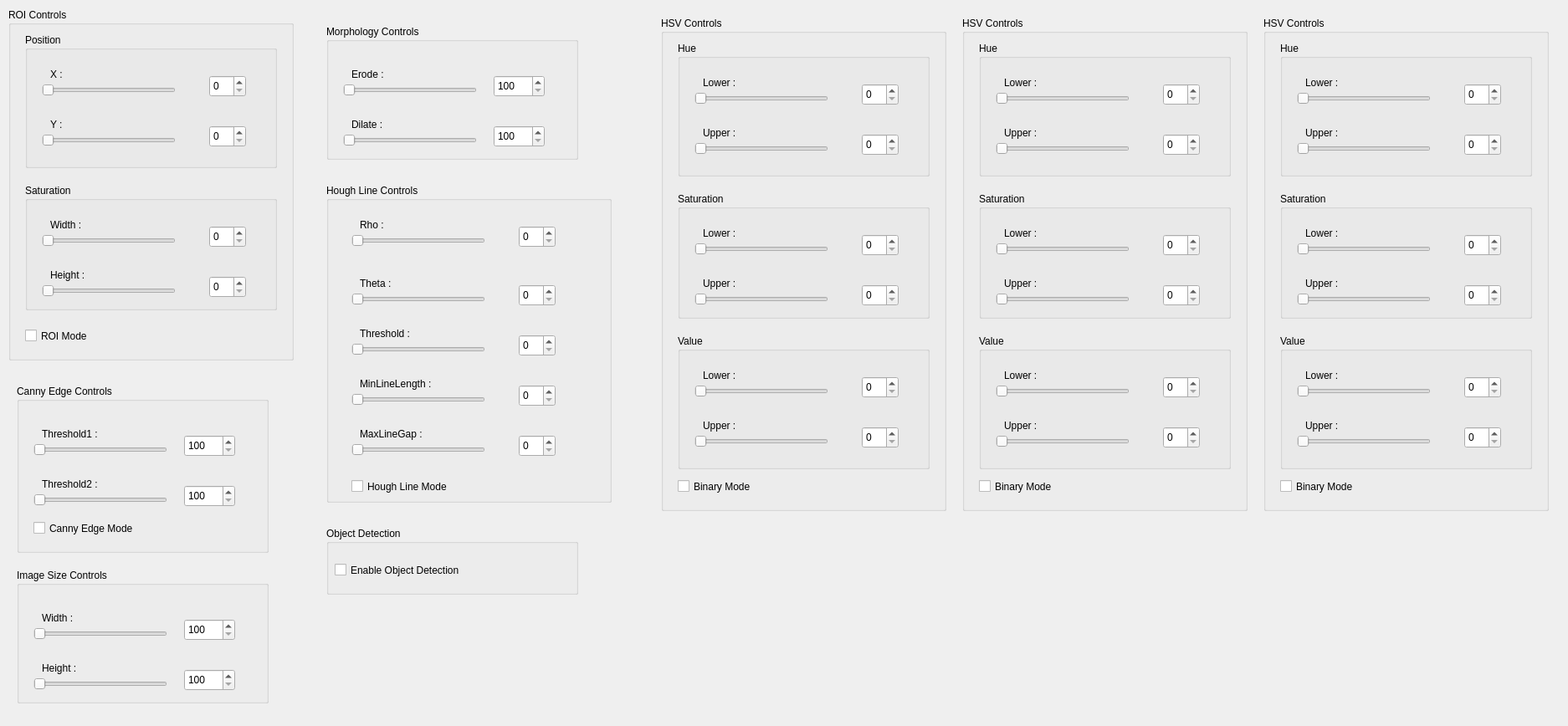
<?xml version="1.0" encoding="UTF-8"?>
<ui version="4.0">
 <class>ParameterControllerDesign</class>
 <widget class="QMainWindow" name="ParameterControllerDesign">
  <property name="geometry">
   <rect>
    <x>0</x>
    <y>0</y>
    <width>1874</width>
    <height>868</height>
   </rect>
  </property>
  <property name="sizePolicy">
   <sizepolicy hsizetype="Expanding" vsizetype="Expanding">
    <horstretch>0</horstretch>
    <verstretch>0</verstretch>
   </sizepolicy>
  </property>
  <property name="minimumSize">
   <size>
    <width>640</width>
    <height>480</height>
   </size>
  </property>
  <property name="windowTitle">
   <string>ROS2 Camera Viewer</string>
  </property>
  <property name="windowIcon">
   <iconset resource="../resources/images.qrc">
    <normaloff>:/images/icon.png</normaloff>:/images/icon.png</iconset>
  </property>
  <property name="locale">
   <locale language="English" country="Australia"/>
  </property>
  <widget class="QWidget" name="centralwidget">
   <widget class="QGroupBox" name="groupBox_HSV">
    <property name="geometry">
     <rect>
      <x>790</x>
      <y>20</y>
      <width>341</width>
      <height>591</height>
     </rect>
    </property>
    <property name="title">
     <string>HSV Controls</string>
    </property>
    <widget class="QGroupBox" name="groupBox_H">
     <property name="geometry">
      <rect>
       <x>20</x>
       <y>30</y>
       <width>301</width>
       <height>161</height>
      </rect>
     </property>
     <property name="title">
      <string>Hue</string>
     </property>
     <widget class="QLabel" name="label_3">
      <property name="geometry">
       <rect>
        <x>30</x>
        <y>100</y>
        <width>67</width>
        <height>17</height>
       </rect>
      </property>
      <property name="text">
       <string>Upper :</string>
      </property>
     </widget>
     <widget class="QSpinBox" name="spinBox_H_upper">
      <property name="geometry">
       <rect>
        <x>220</x>
        <y>110</y>
        <width>44</width>
        <height>26</height>
       </rect>
      </property>
      <property name="maximum">
       <number>179</number>
      </property>
     </widget>
     <widget class="QSlider" name="horizontalSlider_H_lower">
      <property name="geometry">
       <rect>
        <x>20</x>
        <y>60</y>
        <width>160</width>
        <height>16</height>
       </rect>
      </property>
      <property name="maximum">
       <number>179</number>
      </property>
      <property name="orientation">
       <enum>Qt::Horizontal</enum>
      </property>
     </widget>
     <widget class="QSpinBox" name="spinBox_H_lower">
      <property name="geometry">
       <rect>
        <x>220</x>
        <y>50</y>
        <width>44</width>
        <height>26</height>
       </rect>
      </property>
      <property name="maximum">
       <number>179</number>
      </property>
     </widget>
     <widget class="QSlider" name="horizontalSlider_H_upper">
      <property name="geometry">
       <rect>
        <x>20</x>
        <y>120</y>
        <width>160</width>
        <height>16</height>
       </rect>
      </property>
      <property name="maximum">
       <number>179</number>
      </property>
      <property name="orientation">
       <enum>Qt::Horizontal</enum>
      </property>
     </widget>
     <widget class="QLabel" name="label_2">
      <property name="geometry">
       <rect>
        <x>30</x>
        <y>40</y>
        <width>67</width>
        <height>17</height>
       </rect>
      </property>
      <property name="text">
       <string>Lower :</string>
      </property>
     </widget>
    </widget>
    <widget class="QGroupBox" name="groupBox_S">
     <property name="geometry">
      <rect>
       <x>20</x>
       <y>210</y>
       <width>301</width>
       <height>151</height>
      </rect>
     </property>
     <property name="title">
      <string>Saturation</string>
     </property>
     <widget class="QLabel" name="label_4">
      <property name="geometry">
       <rect>
        <x>30</x>
        <y>100</y>
        <width>67</width>
        <height>17</height>
       </rect>
      </property>
      <property name="text">
       <string>Upper :</string>
      </property>
     </widget>
     <widget class="QSpinBox" name="spinBox_S_upper">
      <property name="geometry">
       <rect>
        <x>220</x>
        <y>110</y>
        <width>44</width>
        <height>26</height>
       </rect>
      </property>
      <property name="maximum">
       <number>255</number>
      </property>
     </widget>
     <widget class="QSlider" name="horizontalSlider_S_lower">
      <property name="geometry">
       <rect>
        <x>20</x>
        <y>60</y>
        <width>160</width>
        <height>16</height>
       </rect>
      </property>
      <property name="maximum">
       <number>225</number>
      </property>
      <property name="orientation">
       <enum>Qt::Horizontal</enum>
      </property>
     </widget>
     <widget class="QSpinBox" name="spinBox_S_lower">
      <property name="geometry">
       <rect>
        <x>220</x>
        <y>50</y>
        <width>44</width>
        <height>26</height>
       </rect>
      </property>
      <property name="maximum">
       <number>255</number>
      </property>
     </widget>
     <widget class="QSlider" name="horizontalSlider_S_upper">
      <property name="geometry">
       <rect>
        <x>20</x>
        <y>120</y>
        <width>160</width>
        <height>16</height>
       </rect>
      </property>
      <property name="maximum">
       <number>255</number>
      </property>
      <property name="orientation">
       <enum>Qt::Horizontal</enum>
      </property>
     </widget>
     <widget class="QLabel" name="label_5">
      <property name="geometry">
       <rect>
        <x>30</x>
        <y>40</y>
        <width>67</width>
        <height>17</height>
       </rect>
      </property>
      <property name="text">
       <string>Lower :</string>
      </property>
     </widget>
    </widget>
    <widget class="QGroupBox" name="groupBox_V">
     <property name="geometry">
      <rect>
       <x>20</x>
       <y>380</y>
       <width>301</width>
       <height>161</height>
      </rect>
     </property>
     <property name="title">
      <string>Value</string>
     </property>
     <widget class="QLabel" name="label_6">
      <property name="geometry">
       <rect>
        <x>30</x>
        <y>100</y>
        <width>67</width>
        <height>17</height>
       </rect>
      </property>
      <property name="text">
       <string>Upper :</string>
      </property>
     </widget>
     <widget class="QSpinBox" name="spinBox_V_upper">
      <property name="geometry">
       <rect>
        <x>220</x>
        <y>110</y>
        <width>44</width>
        <height>26</height>
       </rect>
      </property>
      <property name="maximum">
       <number>255</number>
      </property>
     </widget>
     <widget class="QSlider" name="horizontalSlider_V_lower">
      <property name="geometry">
       <rect>
        <x>20</x>
        <y>60</y>
        <width>160</width>
        <height>16</height>
       </rect>
      </property>
      <property name="maximum">
       <number>255</number>
      </property>
      <property name="orientation">
       <enum>Qt::Horizontal</enum>
      </property>
     </widget>
     <widget class="QSpinBox" name="spinBox_V_lower">
      <property name="geometry">
       <rect>
        <x>220</x>
        <y>50</y>
        <width>44</width>
        <height>26</height>
       </rect>
      </property>
      <property name="maximum">
       <number>255</number>
      </property>
     </widget>
     <widget class="QSlider" name="horizontalSlider_V_upper">
      <property name="geometry">
       <rect>
        <x>20</x>
        <y>120</y>
        <width>160</width>
        <height>16</height>
       </rect>
      </property>
      <property name="maximum">
       <number>255</number>
      </property>
      <property name="orientation">
       <enum>Qt::Horizontal</enum>
      </property>
     </widget>
     <widget class="QLabel" name="label_7">
      <property name="geometry">
       <rect>
        <x>30</x>
        <y>40</y>
        <width>67</width>
        <height>17</height>
       </rect>
      </property>
      <property name="text">
       <string>Lower :</string>
      </property>
     </widget>
    </widget>
    <widget class="QCheckBox" name="checkBox_hsv_enable">
     <property name="geometry">
      <rect>
       <x>20</x>
       <y>550</y>
       <width>111</width>
       <height>23</height>
      </rect>
     </property>
     <property name="text">
      <string>Binary Mode</string>
     </property>
    </widget>
   </widget>
   <widget class="QGroupBox" name="groupBox_ImageSize">
    <property name="geometry">
     <rect>
      <x>20</x>
      <y>680</y>
      <width>301</width>
      <height>161</height>
     </rect>
    </property>
    <property name="title">
     <string>Image Size Controls</string>
    </property>
    <widget class="QSlider" name="horizontalSlider_width">
     <property name="geometry">
      <rect>
       <x>20</x>
       <y>70</y>
       <width>160</width>
       <height>16</height>
      </rect>
     </property>
     <property name="minimum">
      <number>100</number>
     </property>
     <property name="maximum">
      <number>1920</number>
     </property>
     <property name="orientation">
      <enum>Qt::Horizontal</enum>
     </property>
    </widget>
    <widget class="QSpinBox" name="spinBox_width">
     <property name="geometry">
      <rect>
       <x>200</x>
       <y>60</y>
       <width>61</width>
       <height>26</height>
      </rect>
     </property>
     <property name="minimum">
      <number>100</number>
     </property>
     <property name="maximum">
      <number>1920</number>
     </property>
    </widget>
    <widget class="QLabel" name="label_8">
     <property name="geometry">
      <rect>
       <x>30</x>
       <y>50</y>
       <width>67</width>
       <height>17</height>
      </rect>
     </property>
     <property name="text">
      <string>Width : </string>
     </property>
    </widget>
    <widget class="QLabel" name="label_9">
     <property name="geometry">
      <rect>
       <x>30</x>
       <y>110</y>
       <width>67</width>
       <height>17</height>
      </rect>
     </property>
     <property name="text">
      <string>Height : </string>
     </property>
    </widget>
    <widget class="QSlider" name="horizontalSlider_height">
     <property name="geometry">
      <rect>
       <x>20</x>
       <y>130</y>
       <width>160</width>
       <height>16</height>
      </rect>
     </property>
     <property name="minimum">
      <number>100</number>
     </property>
     <property name="maximum">
      <number>1080</number>
     </property>
     <property name="orientation">
      <enum>Qt::Horizontal</enum>
     </property>
    </widget>
    <widget class="QSpinBox" name="spinBox_height">
     <property name="geometry">
      <rect>
       <x>200</x>
       <y>120</y>
       <width>61</width>
       <height>26</height>
      </rect>
     </property>
     <property name="minimum">
      <number>100</number>
     </property>
     <property name="maximum">
      <number>1080</number>
     </property>
    </widget>
   </widget>
   <widget class="QGroupBox" name="groupBox_morphology">
    <property name="geometry">
     <rect>
      <x>390</x>
      <y>30</y>
      <width>301</width>
      <height>161</height>
     </rect>
    </property>
    <property name="title">
     <string>Morphology Controls</string>
    </property>
    <widget class="QSlider" name="horizontalSlider_erode">
     <property name="geometry">
      <rect>
       <x>20</x>
       <y>70</y>
       <width>160</width>
       <height>16</height>
      </rect>
     </property>
     <property name="minimum">
      <number>0</number>
     </property>
     <property name="maximum">
      <number>10</number>
     </property>
     <property name="orientation">
      <enum>Qt::Horizontal</enum>
     </property>
    </widget>
    <widget class="QSpinBox" name="spinBox_erode">
     <property name="geometry">
      <rect>
       <x>200</x>
       <y>60</y>
       <width>61</width>
       <height>26</height>
      </rect>
     </property>
     <property name="minimum">
      <number>100</number>
     </property>
     <property name="maximum">
      <number>1920</number>
     </property>
    </widget>
    <widget class="QLabel" name="label_10">
     <property name="geometry">
      <rect>
       <x>30</x>
       <y>50</y>
       <width>67</width>
       <height>17</height>
      </rect>
     </property>
     <property name="text">
      <string>Erode : </string>
     </property>
    </widget>
    <widget class="QLabel" name="label_11">
     <property name="geometry">
      <rect>
       <x>30</x>
       <y>110</y>
       <width>67</width>
       <height>17</height>
      </rect>
     </property>
     <property name="text">
      <string>Dilate : </string>
     </property>
    </widget>
    <widget class="QSlider" name="horizontalSlider_dilate">
     <property name="geometry">
      <rect>
       <x>20</x>
       <y>130</y>
       <width>160</width>
       <height>16</height>
      </rect>
     </property>
     <property name="minimum">
      <number>0</number>
     </property>
     <property name="maximum">
      <number>10</number>
     </property>
     <property name="orientation">
      <enum>Qt::Horizontal</enum>
     </property>
    </widget>
    <widget class="QSpinBox" name="spinBox_dilate">
     <property name="geometry">
      <rect>
       <x>200</x>
       <y>120</y>
       <width>61</width>
       <height>26</height>
      </rect>
     </property>
     <property name="minimum">
      <number>100</number>
     </property>
     <property name="maximum">
      <number>1080</number>
     </property>
    </widget>
   </widget>
   <widget class="QGroupBox" name="groupBox_canny">
    <property name="geometry">
     <rect>
      <x>20</x>
      <y>460</y>
      <width>301</width>
      <height>201</height>
     </rect>
    </property>
    <property name="title">
     <string>Canny Edge Controls</string>
    </property>
    <widget class="QSlider" name="horizontalSlider_canny1">
     <property name="geometry">
      <rect>
       <x>20</x>
       <y>70</y>
       <width>160</width>
       <height>16</height>
      </rect>
     </property>
     <property name="minimum">
      <number>0</number>
     </property>
     <property name="maximum">
      <number>255</number>
     </property>
     <property name="orientation">
      <enum>Qt::Horizontal</enum>
     </property>
    </widget>
    <widget class="QSpinBox" name="spinBox_canny1">
     <property name="geometry">
      <rect>
       <x>200</x>
       <y>60</y>
       <width>61</width>
       <height>26</height>
      </rect>
     </property>
     <property name="minimum">
      <number>100</number>
     </property>
     <property name="maximum">
      <number>1920</number>
     </property>
    </widget>
    <widget class="QLabel" name="label_12">
     <property name="geometry">
      <rect>
       <x>30</x>
       <y>50</y>
       <width>101</width>
       <height>17</height>
      </rect>
     </property>
     <property name="text">
      <string>Threshold1 : </string>
     </property>
    </widget>
    <widget class="QLabel" name="label_13">
     <property name="geometry">
      <rect>
       <x>30</x>
       <y>110</y>
       <width>91</width>
       <height>17</height>
      </rect>
     </property>
     <property name="text">
      <string>Threshold2 : </string>
     </property>
    </widget>
    <widget class="QSlider" name="horizontalSlider_canny2">
     <property name="geometry">
      <rect>
       <x>20</x>
       <y>130</y>
       <width>160</width>
       <height>16</height>
      </rect>
     </property>
     <property name="minimum">
      <number>0</number>
     </property>
     <property name="maximum">
      <number>255</number>
     </property>
     <property name="orientation">
      <enum>Qt::Horizontal</enum>
     </property>
    </widget>
    <widget class="QSpinBox" name="spinBox_canny2">
     <property name="geometry">
      <rect>
       <x>200</x>
       <y>120</y>
       <width>61</width>
       <height>26</height>
      </rect>
     </property>
     <property name="minimum">
      <number>100</number>
     </property>
     <property name="maximum">
      <number>1080</number>
     </property>
    </widget>
    <widget class="QCheckBox" name="checkBox_canny">
     <property name="geometry">
      <rect>
       <x>20</x>
       <y>160</y>
       <width>151</width>
       <height>23</height>
      </rect>
     </property>
     <property name="text">
      <string>Canny Edge Mode</string>
     </property>
    </widget>
   </widget>
   <widget class="QGroupBox" name="groupBox_roi">
    <property name="geometry">
     <rect>
      <x>10</x>
      <y>10</y>
      <width>341</width>
      <height>421</height>
     </rect>
    </property>
    <property name="title">
     <string>ROI Controls</string>
    </property>
    <widget class="QGroupBox" name="groupBox_H_2">
     <property name="geometry">
      <rect>
       <x>20</x>
       <y>30</y>
       <width>301</width>
       <height>161</height>
      </rect>
     </property>
     <property name="title">
      <string>Position</string>
     </property>
     <widget class="QLabel" name="label_14">
      <property name="geometry">
       <rect>
        <x>30</x>
        <y>100</y>
        <width>67</width>
        <height>17</height>
       </rect>
      </property>
      <property name="text">
       <string>Y :</string>
      </property>
     </widget>
     <widget class="QSpinBox" name="spinBox_roi_y">
      <property name="geometry">
       <rect>
        <x>220</x>
        <y>110</y>
        <width>44</width>
        <height>26</height>
       </rect>
      </property>
      <property name="maximum">
       <number>179</number>
      </property>
     </widget>
     <widget class="QSlider" name="horizontalSlider_roi_x">
      <property name="geometry">
       <rect>
        <x>20</x>
        <y>60</y>
        <width>160</width>
        <height>16</height>
       </rect>
      </property>
      <property name="maximum">
       <number>179</number>
      </property>
      <property name="orientation">
       <enum>Qt::Horizontal</enum>
      </property>
     </widget>
     <widget class="QSpinBox" name="spinBox_roi_x">
      <property name="geometry">
       <rect>
        <x>220</x>
        <y>50</y>
        <width>44</width>
        <height>26</height>
       </rect>
      </property>
      <property name="maximum">
       <number>179</number>
      </property>
     </widget>
     <widget class="QSlider" name="horizontalSlider_roi_y">
      <property name="geometry">
       <rect>
        <x>20</x>
        <y>120</y>
        <width>160</width>
        <height>16</height>
       </rect>
      </property>
      <property name="maximum">
       <number>179</number>
      </property>
      <property name="orientation">
       <enum>Qt::Horizontal</enum>
      </property>
     </widget>
     <widget class="QLabel" name="label_15">
      <property name="geometry">
       <rect>
        <x>30</x>
        <y>40</y>
        <width>67</width>
        <height>17</height>
       </rect>
      </property>
      <property name="text">
       <string>X :</string>
      </property>
     </widget>
    </widget>
    <widget class="QGroupBox" name="groupBox_S_2">
     <property name="geometry">
      <rect>
       <x>20</x>
       <y>210</y>
       <width>301</width>
       <height>151</height>
      </rect>
     </property>
     <property name="title">
      <string>Saturation</string>
     </property>
     <widget class="QLabel" name="label_16">
      <property name="geometry">
       <rect>
        <x>30</x>
        <y>100</y>
        <width>67</width>
        <height>17</height>
       </rect>
      </property>
      <property name="text">
       <string>Height :</string>
      </property>
     </widget>
     <widget class="QSpinBox" name="spinBox_roi_height">
      <property name="geometry">
       <rect>
        <x>220</x>
        <y>110</y>
        <width>44</width>
        <height>26</height>
       </rect>
      </property>
      <property name="maximum">
       <number>255</number>
      </property>
     </widget>
     <widget class="QSlider" name="horizontalSlider_roi_width">
      <property name="geometry">
       <rect>
        <x>20</x>
        <y>60</y>
        <width>160</width>
        <height>16</height>
       </rect>
      </property>
      <property name="maximum">
       <number>225</number>
      </property>
      <property name="orientation">
       <enum>Qt::Horizontal</enum>
      </property>
     </widget>
     <widget class="QSpinBox" name="spinBox_roi_width">
      <property name="geometry">
       <rect>
        <x>220</x>
        <y>50</y>
        <width>44</width>
        <height>26</height>
       </rect>
      </property>
      <property name="maximum">
       <number>255</number>
      </property>
     </widget>
     <widget class="QSlider" name="horizontalSlider_roi_height">
      <property name="geometry">
       <rect>
        <x>20</x>
        <y>120</y>
        <width>160</width>
        <height>16</height>
       </rect>
      </property>
      <property name="maximum">
       <number>255</number>
      </property>
      <property name="orientation">
       <enum>Qt::Horizontal</enum>
      </property>
     </widget>
     <widget class="QLabel" name="label_17">
      <property name="geometry">
       <rect>
        <x>30</x>
        <y>40</y>
        <width>67</width>
        <height>17</height>
       </rect>
      </property>
      <property name="text">
       <string>Width :</string>
      </property>
     </widget>
    </widget>
    <widget class="QCheckBox" name="checkBox_roi">
     <property name="geometry">
      <rect>
       <x>20</x>
       <y>380</y>
       <width>111</width>
       <height>23</height>
      </rect>
     </property>
     <property name="text">
      <string>ROI Mode</string>
     </property>
    </widget>
   </widget>
   <widget class="QGroupBox" name="groupBox_hough">
    <property name="geometry">
     <rect>
      <x>390</x>
      <y>220</y>
      <width>341</width>
      <height>381</height>
     </rect>
    </property>
    <property name="title">
     <string>Hough Line Controls</string>
    </property>
    <widget class="QCheckBox" name="checkBox_hough">
     <property name="geometry">
      <rect>
       <x>30</x>
       <y>350</y>
       <width>151</width>
       <height>23</height>
      </rect>
     </property>
     <property name="text">
      <string>Hough Line Mode</string>
     </property>
    </widget>
    <widget class="QLabel" name="label_18">
     <property name="geometry">
      <rect>
       <x>40</x>
       <y>40</y>
       <width>67</width>
       <height>17</height>
      </rect>
     </property>
     <property name="text">
      <string>Rho :</string>
     </property>
    </widget>
    <widget class="QSlider" name="horizontalSlider_hough_rho">
     <property name="geometry">
      <rect>
       <x>30</x>
       <y>60</y>
       <width>160</width>
       <height>16</height>
      </rect>
     </property>
     <property name="maximum">
      <number>179</number>
     </property>
     <property name="orientation">
      <enum>Qt::Horizontal</enum>
     </property>
    </widget>
    <widget class="QSpinBox" name="spinBox_hough_rho">
     <property name="geometry">
      <rect>
       <x>230</x>
       <y>50</y>
       <width>44</width>
       <height>26</height>
      </rect>
     </property>
     <property name="maximum">
      <number>179</number>
     </property>
    </widget>
    <widget class="QLabel" name="label_19">
     <property name="geometry">
      <rect>
       <x>40</x>
       <y>110</y>
       <width>67</width>
       <height>17</height>
      </rect>
     </property>
     <property name="text">
      <string>Theta :</string>
     </property>
    </widget>
    <widget class="QSlider" name="horizontalSlider_hough_theta">
     <property name="geometry">
      <rect>
       <x>30</x>
       <y>130</y>
       <width>160</width>
       <height>16</height>
      </rect>
     </property>
     <property name="maximum">
      <number>179</number>
     </property>
     <property name="orientation">
      <enum>Qt::Horizontal</enum>
     </property>
    </widget>
    <widget class="QSpinBox" name="spinBox_hough_theta">
     <property name="geometry">
      <rect>
       <x>230</x>
       <y>120</y>
       <width>44</width>
       <height>26</height>
      </rect>
     </property>
     <property name="maximum">
      <number>179</number>
     </property>
    </widget>
    <widget class="QLabel" name="label_20">
     <property name="geometry">
      <rect>
       <x>40</x>
       <y>170</y>
       <width>91</width>
       <height>17</height>
      </rect>
     </property>
     <property name="text">
      <string>Threshold :</string>
     </property>
    </widget>
    <widget class="QSlider" name="horizontalSlider_hough_threshold">
     <property name="geometry">
      <rect>
       <x>30</x>
       <y>190</y>
       <width>160</width>
       <height>16</height>
      </rect>
     </property>
     <property name="maximum">
      <number>179</number>
     </property>
     <property name="orientation">
      <enum>Qt::Horizontal</enum>
     </property>
    </widget>
    <widget class="QSpinBox" name="spinBox_hough_threshold">
     <property name="geometry">
      <rect>
       <x>230</x>
       <y>180</y>
       <width>44</width>
       <height>26</height>
      </rect>
     </property>
     <property name="maximum">
      <number>179</number>
     </property>
    </widget>
    <widget class="QLabel" name="label_21">
     <property name="geometry">
      <rect>
       <x>40</x>
       <y>230</y>
       <width>121</width>
       <height>17</height>
      </rect>
     </property>
     <property name="text">
      <string>MinLineLength : </string>
     </property>
    </widget>
    <widget class="QSlider" name="horizontalSlider_hough_minline">
     <property name="geometry">
      <rect>
       <x>30</x>
       <y>250</y>
       <width>160</width>
       <height>16</height>
      </rect>
     </property>
     <property name="maximum">
      <number>179</number>
     </property>
     <property name="orientation">
      <enum>Qt::Horizontal</enum>
     </property>
    </widget>
    <widget class="QSpinBox" name="spinBox_hough_minline">
     <property name="geometry">
      <rect>
       <x>230</x>
       <y>240</y>
       <width>44</width>
       <height>26</height>
      </rect>
     </property>
     <property name="maximum">
      <number>179</number>
     </property>
    </widget>
    <widget class="QLabel" name="label_22">
     <property name="geometry">
      <rect>
       <x>40</x>
       <y>290</y>
       <width>111</width>
       <height>17</height>
      </rect>
     </property>
     <property name="text">
      <string>MaxLineGap :</string>
     </property>
    </widget>
    <widget class="QSlider" name="horizontalSlider_hough_maxgap">
     <property name="geometry">
      <rect>
       <x>30</x>
       <y>310</y>
       <width>160</width>
       <height>16</height>
      </rect>
     </property>
     <property name="maximum">
      <number>179</number>
     </property>
     <property name="orientation">
      <enum>Qt::Horizontal</enum>
     </property>
    </widget>
    <widget class="QSpinBox" name="spinBox_hough_maxgap">
     <property name="geometry">
      <rect>
       <x>230</x>
       <y>300</y>
       <width>44</width>
       <height>26</height>
      </rect>
     </property>
     <property name="maximum">
      <number>179</number>
     </property>
    </widget>
   </widget>
   <widget class="QGroupBox" name="objectGroupBox">
    <property name="geometry">
     <rect>
      <x>390</x>
      <y>630</y>
      <width>301</width>
      <height>81</height>
     </rect>
    </property>
    <property name="title">
     <string>Object Detection</string>
    </property>
    <widget class="QCheckBox" name="checkBox_object_detection">
     <property name="geometry">
      <rect>
       <x>10</x>
       <y>40</y>
       <width>191</width>
       <height>23</height>
      </rect>
     </property>
     <property name="text">
      <string>Enable Object Detection</string>
     </property>
    </widget>
   </widget>
   <widget class="QGroupBox" name="groupBox_HSV_2">
    <property name="geometry">
     <rect>
      <x>1150</x>
      <y>20</y>
      <width>341</width>
      <height>591</height>
     </rect>
    </property>
    <property name="title">
     <string>HSV Controls</string>
    </property>
    <widget class="QGroupBox" name="groupBox_H_3">
     <property name="geometry">
      <rect>
       <x>20</x>
       <y>30</y>
       <width>301</width>
       <height>161</height>
      </rect>
     </property>
     <property name="title">
      <string>Hue</string>
     </property>
     <widget class="QLabel" name="label_23">
      <property name="geometry">
       <rect>
        <x>30</x>
        <y>100</y>
        <width>67</width>
        <height>17</height>
       </rect>
      </property>
      <property name="text">
       <string>Upper :</string>
      </property>
     </widget>
     <widget class="QSpinBox" name="spinBox_H_upper_2">
      <property name="geometry">
       <rect>
        <x>220</x>
        <y>110</y>
        <width>44</width>
        <height>26</height>
       </rect>
      </property>
      <property name="maximum">
       <number>179</number>
      </property>
     </widget>
     <widget class="QSlider" name="horizontalSlider_H_lower_2">
      <property name="geometry">
       <rect>
        <x>20</x>
        <y>60</y>
        <width>160</width>
        <height>16</height>
       </rect>
      </property>
      <property name="maximum">
       <number>179</number>
      </property>
      <property name="orientation">
       <enum>Qt::Horizontal</enum>
      </property>
     </widget>
     <widget class="QSpinBox" name="spinBox_H_lower_2">
      <property name="geometry">
       <rect>
        <x>220</x>
        <y>50</y>
        <width>44</width>
        <height>26</height>
       </rect>
      </property>
      <property name="maximum">
       <number>179</number>
      </property>
     </widget>
     <widget class="QSlider" name="horizontalSlider_H_upper_2">
      <property name="geometry">
       <rect>
        <x>20</x>
        <y>120</y>
        <width>160</width>
        <height>16</height>
       </rect>
      </property>
      <property name="maximum">
       <number>179</number>
      </property>
      <property name="orientation">
       <enum>Qt::Horizontal</enum>
      </property>
     </widget>
     <widget class="QLabel" name="label_24">
      <property name="geometry">
       <rect>
        <x>30</x>
        <y>40</y>
        <width>67</width>
        <height>17</height>
       </rect>
      </property>
      <property name="text">
       <string>Lower :</string>
      </property>
     </widget>
    </widget>
    <widget class="QGroupBox" name="groupBox_S_3">
     <property name="geometry">
      <rect>
       <x>20</x>
       <y>210</y>
       <width>301</width>
       <height>151</height>
      </rect>
     </property>
     <property name="title">
      <string>Saturation</string>
     </property>
     <widget class="QLabel" name="label_25">
      <property name="geometry">
       <rect>
        <x>30</x>
        <y>100</y>
        <width>67</width>
        <height>17</height>
       </rect>
      </property>
      <property name="text">
       <string>Upper :</string>
      </property>
     </widget>
     <widget class="QSpinBox" name="spinBox_S_upper_2">
      <property name="geometry">
       <rect>
        <x>220</x>
        <y>110</y>
        <width>44</width>
        <height>26</height>
       </rect>
      </property>
      <property name="maximum">
       <number>255</number>
      </property>
     </widget>
     <widget class="QSlider" name="horizontalSlider_S_lower_2">
      <property name="geometry">
       <rect>
        <x>20</x>
        <y>60</y>
        <width>160</width>
        <height>16</height>
       </rect>
      </property>
      <property name="maximum">
       <number>225</number>
      </property>
      <property name="orientation">
       <enum>Qt::Horizontal</enum>
      </property>
     </widget>
     <widget class="QSpinBox" name="spinBox_S_lower_2">
      <property name="geometry">
       <rect>
        <x>220</x>
        <y>50</y>
        <width>44</width>
        <height>26</height>
       </rect>
      </property>
      <property name="maximum">
       <number>255</number>
      </property>
     </widget>
     <widget class="QSlider" name="horizontalSlider_S_upper_2">
      <property name="geometry">
       <rect>
        <x>20</x>
        <y>120</y>
        <width>160</width>
        <height>16</height>
       </rect>
      </property>
      <property name="maximum">
       <number>255</number>
      </property>
      <property name="orientation">
       <enum>Qt::Horizontal</enum>
      </property>
     </widget>
     <widget class="QLabel" name="label_26">
      <property name="geometry">
       <rect>
        <x>30</x>
        <y>40</y>
        <width>67</width>
        <height>17</height>
       </rect>
      </property>
      <property name="text">
       <string>Lower :</string>
      </property>
     </widget>
    </widget>
    <widget class="QGroupBox" name="groupBox_V_2">
     <property name="geometry">
      <rect>
       <x>20</x>
       <y>380</y>
       <width>301</width>
       <height>161</height>
      </rect>
     </property>
     <property name="title">
      <string>Value</string>
     </property>
     <widget class="QLabel" name="label_27">
      <property name="geometry">
       <rect>
        <x>30</x>
        <y>100</y>
        <width>67</width>
        <height>17</height>
       </rect>
      </property>
      <property name="text">
       <string>Upper :</string>
      </property>
     </widget>
     <widget class="QSpinBox" name="spinBox_V_upper_2">
      <property name="geometry">
       <rect>
        <x>220</x>
        <y>110</y>
        <width>44</width>
        <height>26</height>
       </rect>
      </property>
      <property name="maximum">
       <number>255</number>
      </property>
     </widget>
     <widget class="QSlider" name="horizontalSlider_V_lower_2">
      <property name="geometry">
       <rect>
        <x>20</x>
        <y>60</y>
        <width>160</width>
        <height>16</height>
       </rect>
      </property>
      <property name="maximum">
       <number>255</number>
      </property>
      <property name="orientation">
       <enum>Qt::Horizontal</enum>
      </property>
     </widget>
     <widget class="QSpinBox" name="spinBox_V_lower_2">
      <property name="geometry">
       <rect>
        <x>220</x>
        <y>50</y>
        <width>44</width>
        <height>26</height>
       </rect>
      </property>
      <property name="maximum">
       <number>255</number>
      </property>
     </widget>
     <widget class="QSlider" name="horizontalSlider_V_upper_2">
      <property name="geometry">
       <rect>
        <x>20</x>
        <y>120</y>
        <width>160</width>
        <height>16</height>
       </rect>
      </property>
      <property name="maximum">
       <number>255</number>
      </property>
      <property name="orientation">
       <enum>Qt::Horizontal</enum>
      </property>
     </widget>
     <widget class="QLabel" name="label_28">
      <property name="geometry">
       <rect>
        <x>30</x>
        <y>40</y>
        <width>67</width>
        <height>17</height>
       </rect>
      </property>
      <property name="text">
       <string>Lower :</string>
      </property>
     </widget>
    </widget>
    <widget class="QCheckBox" name="checkBox_hsv_enable_2">
     <property name="geometry">
      <rect>
       <x>20</x>
       <y>550</y>
       <width>111</width>
       <height>23</height>
      </rect>
     </property>
     <property name="text">
      <string>Binary Mode</string>
     </property>
    </widget>
   </widget>
   <widget class="QGroupBox" name="groupBox_HSV_3">
    <property name="geometry">
     <rect>
      <x>1510</x>
      <y>20</y>
      <width>341</width>
      <height>591</height>
     </rect>
    </property>
    <property name="title">
     <string>HSV Controls</string>
    </property>
    <widget class="QGroupBox" name="groupBox_H_4">
     <property name="geometry">
      <rect>
       <x>20</x>
       <y>30</y>
       <width>301</width>
       <height>161</height>
      </rect>
     </property>
     <property name="title">
      <string>Hue</string>
     </property>
     <widget class="QLabel" name="label_29">
      <property name="geometry">
       <rect>
        <x>30</x>
        <y>100</y>
        <width>67</width>
        <height>17</height>
       </rect>
      </property>
      <property name="text">
       <string>Upper :</string>
      </property>
     </widget>
     <widget class="QSpinBox" name="spinBox_H_upper_3">
      <property name="geometry">
       <rect>
        <x>220</x>
        <y>110</y>
        <width>44</width>
        <height>26</height>
       </rect>
      </property>
      <property name="maximum">
       <number>179</number>
      </property>
     </widget>
     <widget class="QSlider" name="horizontalSlider_H_lower_3">
      <property name="geometry">
       <rect>
        <x>20</x>
        <y>60</y>
        <width>160</width>
        <height>16</height>
       </rect>
      </property>
      <property name="maximum">
       <number>179</number>
      </property>
      <property name="orientation">
       <enum>Qt::Horizontal</enum>
      </property>
     </widget>
     <widget class="QSpinBox" name="spinBox_H_lower_3">
      <property name="geometry">
       <rect>
        <x>220</x>
        <y>50</y>
        <width>44</width>
        <height>26</height>
       </rect>
      </property>
      <property name="maximum">
       <number>179</number>
      </property>
     </widget>
     <widget class="QSlider" name="horizontalSlider_H_upper_3">
      <property name="geometry">
       <rect>
        <x>20</x>
        <y>120</y>
        <width>160</width>
        <height>16</height>
       </rect>
      </property>
      <property name="maximum">
       <number>179</number>
      </property>
      <property name="orientation">
       <enum>Qt::Horizontal</enum>
      </property>
     </widget>
     <widget class="QLabel" name="label_30">
      <property name="geometry">
       <rect>
        <x>30</x>
        <y>40</y>
        <width>67</width>
        <height>17</height>
       </rect>
      </property>
      <property name="text">
       <string>Lower :</string>
      </property>
     </widget>
    </widget>
    <widget class="QGroupBox" name="groupBox_S_4">
     <property name="geometry">
      <rect>
       <x>20</x>
       <y>210</y>
       <width>301</width>
       <height>151</height>
      </rect>
     </property>
     <property name="title">
      <string>Saturation</string>
     </property>
     <widget class="QLabel" name="label_31">
      <property name="geometry">
       <rect>
        <x>30</x>
        <y>100</y>
        <width>67</width>
        <height>17</height>
       </rect>
      </property>
      <property name="text">
       <string>Upper :</string>
      </property>
     </widget>
     <widget class="QSpinBox" name="spinBox_S_upper_3">
      <property name="geometry">
       <rect>
        <x>220</x>
        <y>110</y>
        <width>44</width>
        <height>26</height>
       </rect>
      </property>
      <property name="maximum">
       <number>255</number>
      </property>
     </widget>
     <widget class="QSlider" name="horizontalSlider_S_lower_3">
      <property name="geometry">
       <rect>
        <x>20</x>
        <y>60</y>
        <width>160</width>
        <height>16</height>
       </rect>
      </property>
      <property name="maximum">
       <number>225</number>
      </property>
      <property name="orientation">
       <enum>Qt::Horizontal</enum>
      </property>
     </widget>
     <widget class="QSpinBox" name="spinBox_S_lower_3">
      <property name="geometry">
       <rect>
        <x>220</x>
        <y>50</y>
        <width>44</width>
        <height>26</height>
       </rect>
      </property>
      <property name="maximum">
       <number>255</number>
      </property>
     </widget>
     <widget class="QSlider" name="horizontalSlider_S_upper_3">
      <property name="geometry">
       <rect>
        <x>20</x>
        <y>120</y>
        <width>160</width>
        <height>16</height>
       </rect>
      </property>
      <property name="maximum">
       <number>255</number>
      </property>
      <property name="orientation">
       <enum>Qt::Horizontal</enum>
      </property>
     </widget>
     <widget class="QLabel" name="label_32">
      <property name="geometry">
       <rect>
        <x>30</x>
        <y>40</y>
        <width>67</width>
        <height>17</height>
       </rect>
      </property>
      <property name="text">
       <string>Lower :</string>
      </property>
     </widget>
    </widget>
    <widget class="QGroupBox" name="groupBox_V_3">
     <property name="geometry">
      <rect>
       <x>20</x>
       <y>380</y>
       <width>301</width>
       <height>161</height>
      </rect>
     </property>
     <property name="title">
      <string>Value</string>
     </property>
     <widget class="QLabel" name="label_33">
      <property name="geometry">
       <rect>
        <x>30</x>
        <y>100</y>
        <width>67</width>
        <height>17</height>
       </rect>
      </property>
      <property name="text">
       <string>Upper :</string>
      </property>
     </widget>
     <widget class="QSpinBox" name="spinBox_V_upper_3">
      <property name="geometry">
       <rect>
        <x>220</x>
        <y>110</y>
        <width>44</width>
        <height>26</height>
       </rect>
      </property>
      <property name="maximum">
       <number>255</number>
      </property>
     </widget>
     <widget class="QSlider" name="horizontalSlider_V_lower_3">
      <property name="geometry">
       <rect>
        <x>20</x>
        <y>60</y>
        <width>160</width>
        <height>16</height>
       </rect>
      </property>
      <property name="maximum">
       <number>255</number>
      </property>
      <property name="orientation">
       <enum>Qt::Horizontal</enum>
      </property>
     </widget>
     <widget class="QSpinBox" name="spinBox_V_lower_3">
      <property name="geometry">
       <rect>
        <x>220</x>
        <y>50</y>
        <width>44</width>
        <height>26</height>
       </rect>
      </property>
      <property name="maximum">
       <number>255</number>
      </property>
     </widget>
     <widget class="QSlider" name="horizontalSlider_V_upper_3">
      <property name="geometry">
       <rect>
        <x>20</x>
        <y>120</y>
        <width>160</width>
        <height>16</height>
       </rect>
      </property>
      <property name="maximum">
       <number>255</number>
      </property>
      <property name="orientation">
       <enum>Qt::Horizontal</enum>
      </property>
     </widget>
     <widget class="QLabel" name="label_34">
      <property name="geometry">
       <rect>
        <x>30</x>
        <y>40</y>
        <width>67</width>
        <height>17</height>
       </rect>
      </property>
      <property name="text">
       <string>Lower :</string>
      </property>
     </widget>
    </widget>
    <widget class="QCheckBox" name="checkBox_hsv_enable_3">
     <property name="geometry">
      <rect>
       <x>20</x>
       <y>550</y>
       <width>111</width>
       <height>23</height>
      </rect>
     </property>
     <property name="text">
      <string>Binary Mode</string>
     </property>
    </widget>
   </widget>
  </widget>
  <action name="action_Quit">
   <property name="text">
    <string>&amp;Quit</string>
   </property>
   <property name="shortcut">
    <string>Ctrl+Q</string>
   </property>
   <property name="shortcutContext">
    <enum>Qt::ApplicationShortcut</enum>
   </property>
  </action>
  <action name="action_Preferences">
   <property name="text">
    <string>&amp;Preferences</string>
   </property>
  </action>
  <action name="actionAbout">
   <property name="text">
    <string>&amp;About</string>
   </property>
  </action>
  <action name="actionAbout_Qt">
   <property name="text">
    <string>About &amp;Qt</string>
   </property>
  </action>
 </widget>
 <resources>
  <include location="../resources/images.qrc"/>
 </resources>
 <connections>
  <connection>
   <sender>action_Quit</sender>
   <signal>triggered()</signal>
   <receiver>ParameterControllerDesign</receiver>
   <slot>close()</slot>
   <hints>
    <hint type="sourcelabel">
     <x>-1</x>
     <y>-1</y>
    </hint>
    <hint type="destinationlabel">
     <x>399</x>
     <y>299</y>
    </hint>
   </hints>
  </connection>
 </connections>
</ui>
